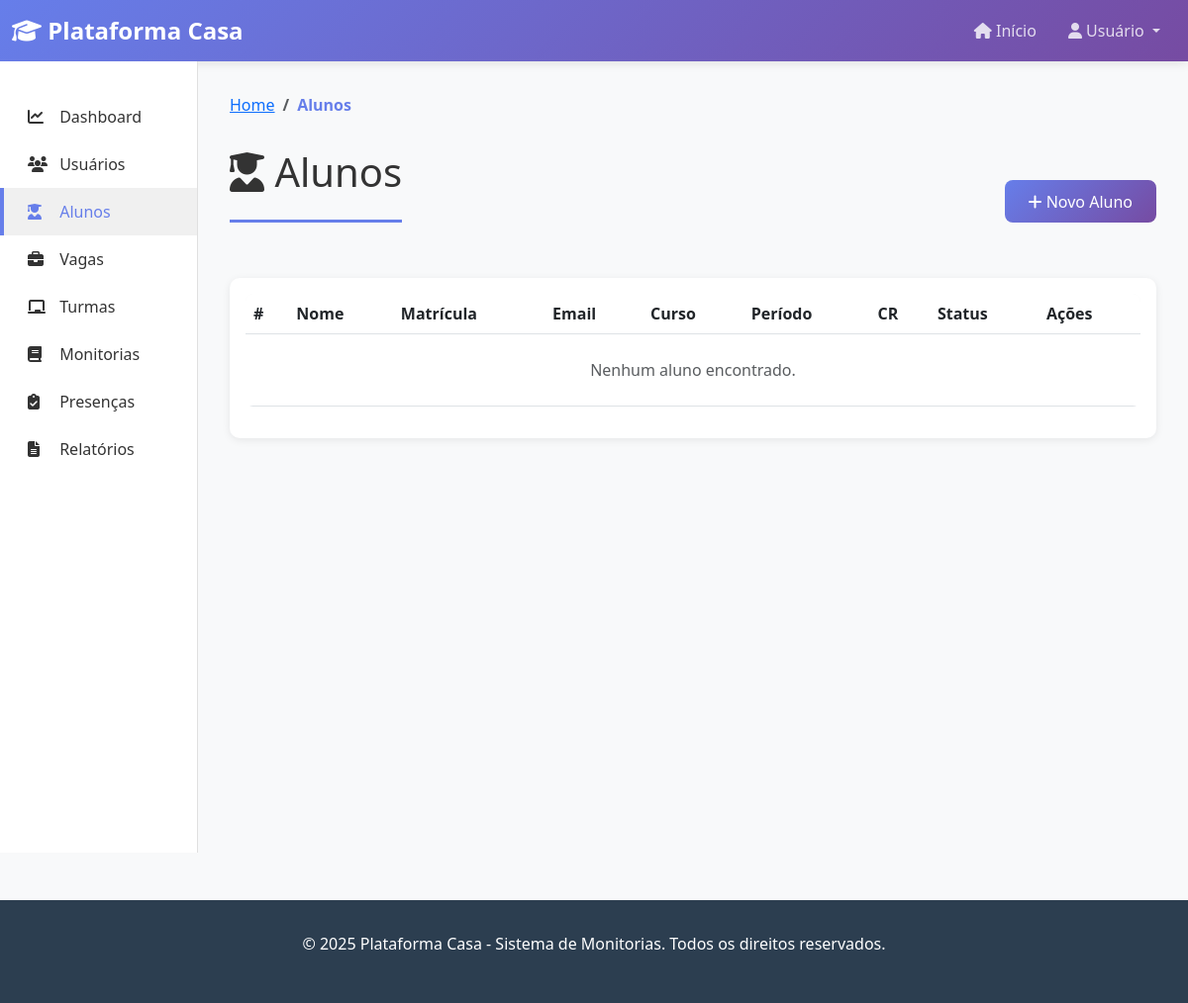
Before: /alunos/ with the older database file.
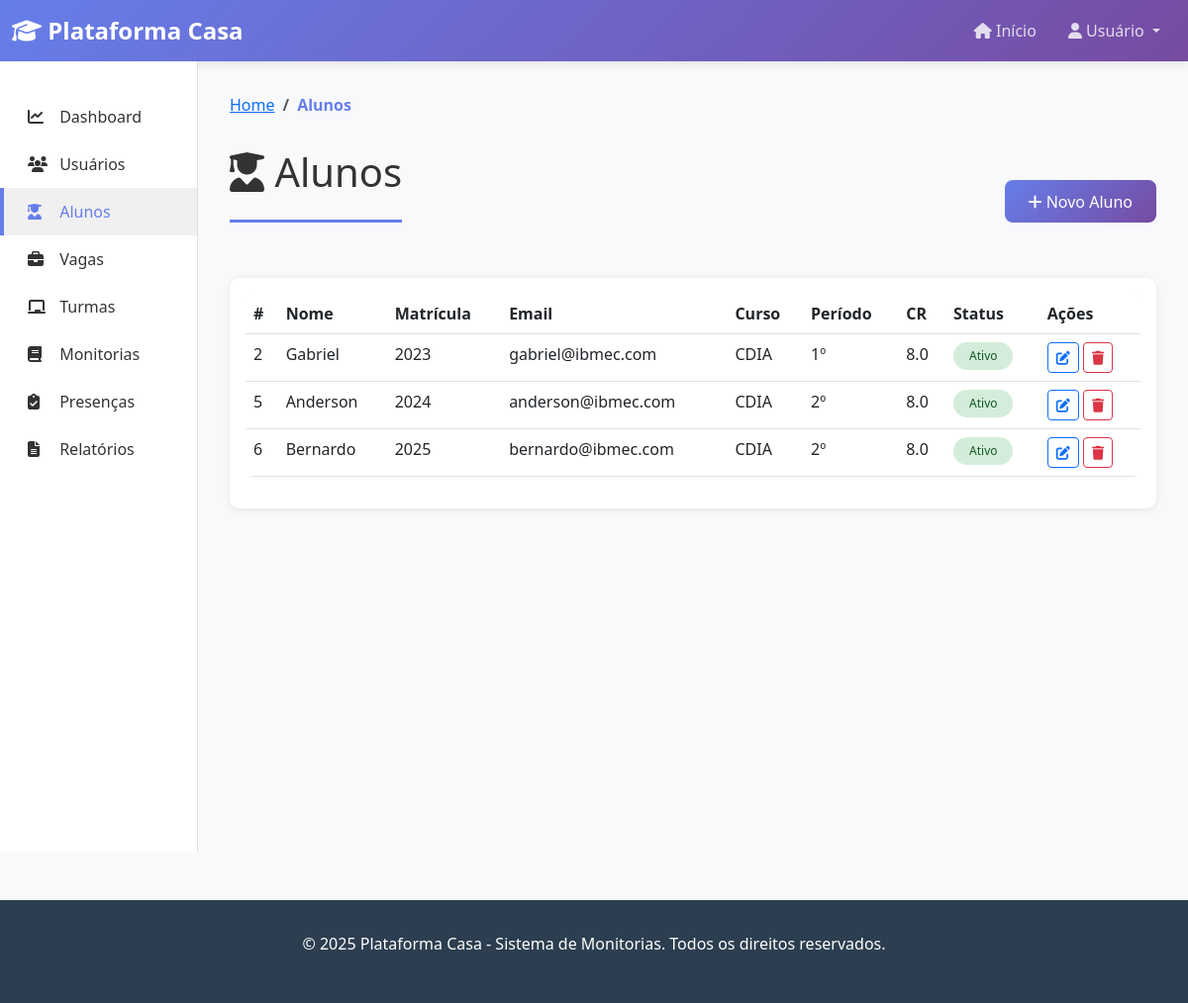
After: the same page with the newer database file.
### plataforma_Casa/models.py (models this page shows, shortened)
class Usuario(models.Model):
    nome = models.CharField(max_length=100)
    email = models.EmailField(max_length=100)
    tipo_usuario = models.ForeignKey(TipoUsuario, on_delete=models.CASCADE)
    ativo = models.BooleanField(default=True)

class Aluno(Usuario):
    matricula = models.CharField(max_length=20, unique=True)
    curso = models.ForeignKey(Curso, on_delete=models.CASCADE)
    data_ingresso = models.DateField()
    periodo = models.IntegerField()
    cr_geral = models.FloatField()

class Usuario(models.Model):
    nome = models.CharField(max_length=100)
    email = models.EmailField(max_length=100)
    tipo_usuario = models.ForeignKey(TipoUsuario, on_delete=models.CASCADE)
    ativo = models.BooleanField(default=True)

class Curso(models.Model):
    nome = models.CharField(max_length=50)
    ativo = models.BooleanField(default=True)

### plataforma_Casa/views.py (the view)
# urls.py: path('alunos/', views.listar_alunos, name='listar_alunos'),
def listar_alunos(request):
    alunos = Aluno.objects.all().select_related('curso', 'tipo_usuario')
    curso_filtro = request.GET.get('curso')
    if curso_filtro:
        alunos = alunos.filter(curso__id=curso_filtro)
    periodo_filtro = request.GET.get('periodo')
    if periodo_filtro:
        alunos = alunos.filter(periodo=periodo_filtro)
    context = {
        'alunos': alunos,
        'cursos': Curso.objects.all(),
    }
    return render(request, 'alunos/listar.html', context)

### plataforma_Casa/templates/alunos/listar.html (shortened to what this page needs)
{% extends 'base.html' %}
{% block content %}
<nav aria-label="breadcrumb">
    <ol class="breadcrumb">
        <li class="breadcrumb-item"><a href="{% url 'dashboard' %}">Home</a></li>
        <li class="breadcrumb-item active">Alunos</li>
    </ol>
</nav>
<div class="d-flex justify-content-between align-items-center mb-4">
    <div class="page-title">
        <h1><i class="fas fa-user-graduate"></i> Alunos</h1>
    </div>
    <a href="{% url 'criar_aluno' %}" class="btn btn-primary">
        <i class="fas fa-plus"></i> Novo Aluno
    </a>
</div>
<div class="card">
    <div class="card-body">
        <div class="table-responsive">
            <table class="table table-hover">
                <thead>
                    <tr>
                        <th>#</th>
                        <th>Nome</th>
                        <th>Matrícula</th>
                        <th>Email</th>
                        <th>Curso</th>
                        <th>Período</th>
                        <th>CR</th>
                        <th>Status</th>
                        <th>Ações</th>
                    </tr>
                </thead>
                <tbody>
                    {% for aluno in alunos %}
                        <tr>
                            <td>{{ aluno.id }}</td>
                            <td>{{ aluno.nome }}</td>
                            <td>{{ aluno.matricula }}</td>
                            <td>{{ aluno.email }}</td>
                            <td>{{ aluno.curso.nome }}</td>
                            <td>{{ aluno.periodo }}º</td>
                            <td>{{ aluno.cr_geral }}</td>
                            <td>
                                <span class="badge {% if aluno.ativo %}status-active{% else %}status-inactive{% endif %}">
                                    {% if aluno.ativo %}Ativo{% else %}Inativo{% endif %}
                                </span>
                            </td>
                            <td>
                                <a href="{% url 'editar_aluno' aluno.id %}" class="btn btn-sm btn-outline-primary">
                                    <i class="fas fa-edit"></i>
                                </a>
                                <a href="{% url 'deletar_aluno' aluno.id %}" class="btn btn-sm btn-outline-danger" onclick="return confirm('Tem certeza?')">
                                    <i class="fas fa-trash"></i>
                                </a>
                            </td>
                        </tr>
                    {% empty %}
                        <tr>
                            <td colspan="9" class="text-center text-muted py-4">
                                Nenhum aluno encontrado.
                            </td>
                        </tr>
                    {% endfor %}
                </tbody>
            </table>
        </div>
    </div>
</div>
{% endblock %}

Changed rows visible on the page:
added Aluno: id "2", nome "Gabriel", matricula "2023", email "gabriel@ibmec.com", curso.nome "CDIA", periodo "1", cr_geral "8.0"
added Aluno: id "5", nome "Anderson", matricula "2024", email "anderson@ibmec.com", curso.nome "CDIA", periodo "2", cr_geral "8.0"
added Aluno: id "6", nome "Bernardo", matricula "2025", email "bernardo@ibmec.com", curso.nome "CDIA", periodo "2", cr_geral "8.0"
Other visible differences:
text no longer shown: "Nenhum aluno encontrado."
